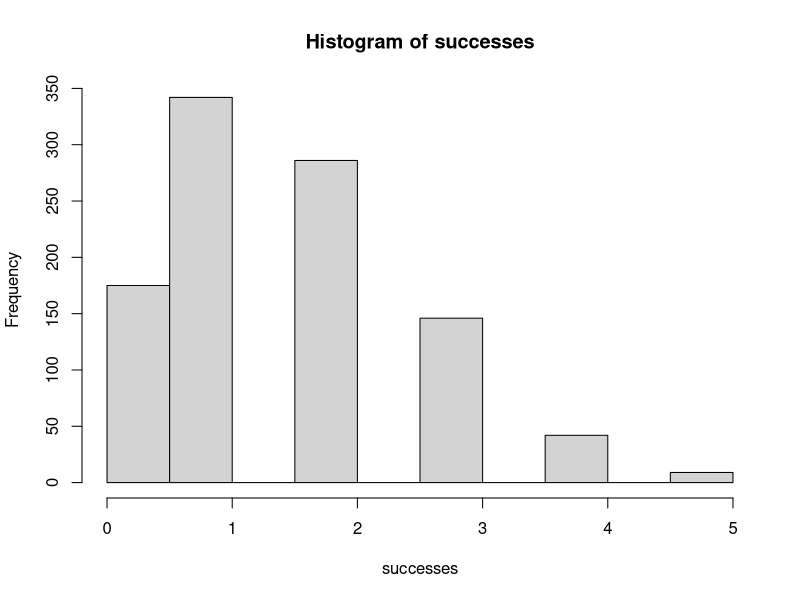

Reproduce this figure in R.
?rbinom
n <- 1000 #number of observations

#binomial distribution
successes <- rbinom(n, 8, 0.2)

#plotting histogram
hist(successes)

